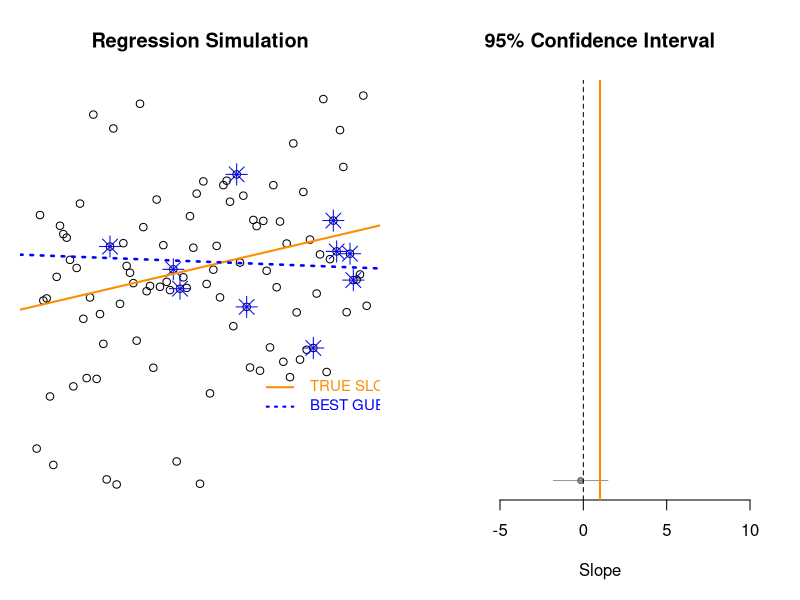
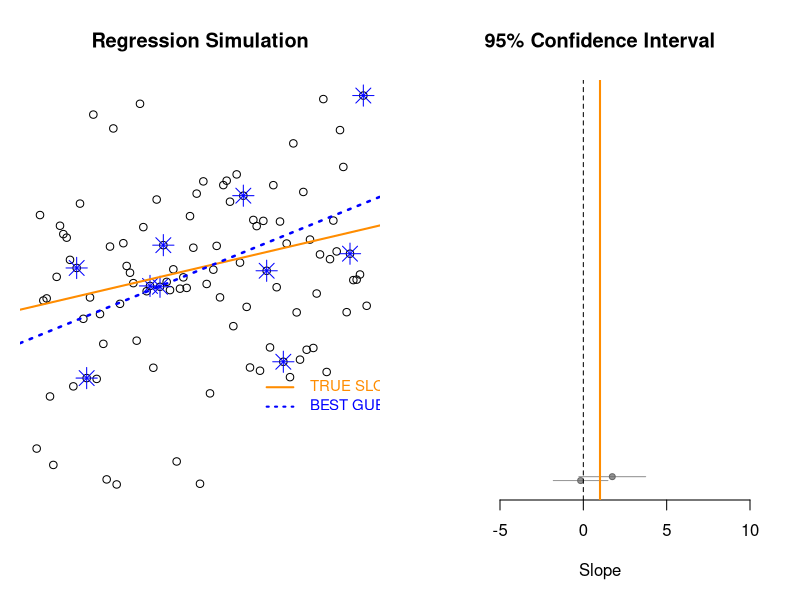
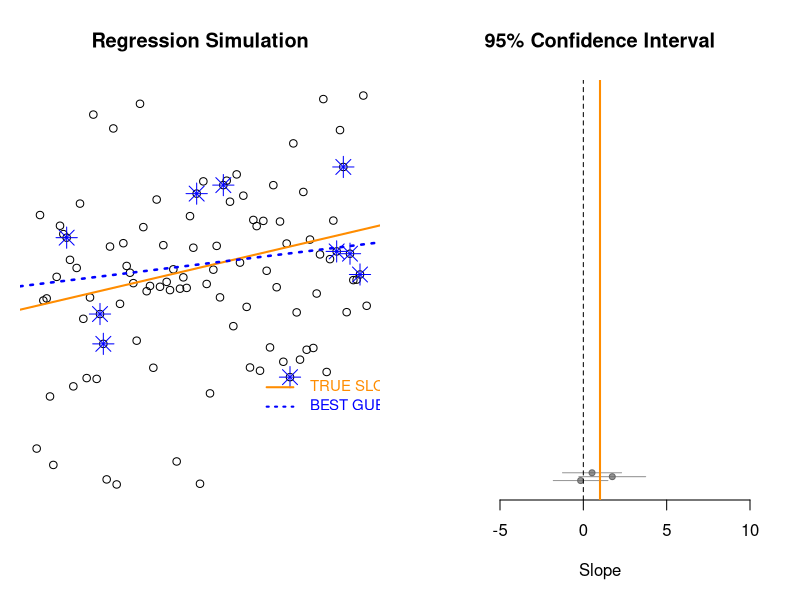
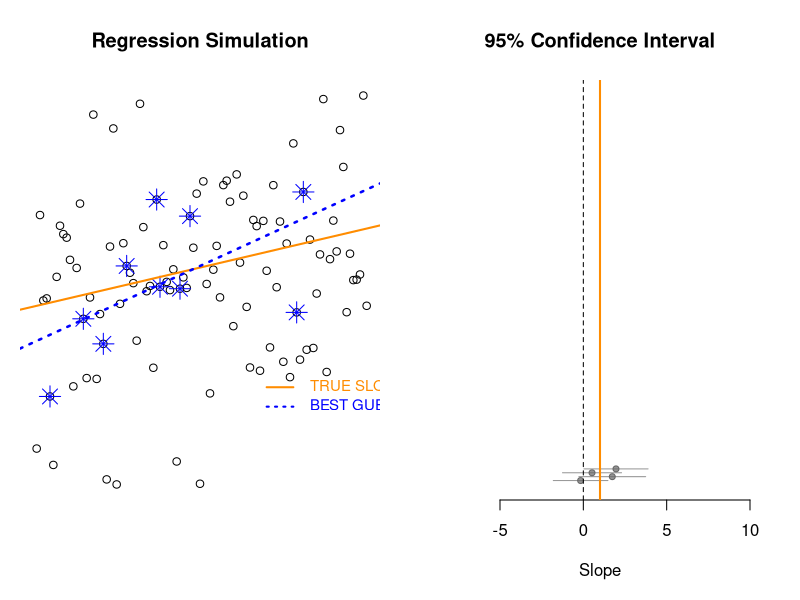
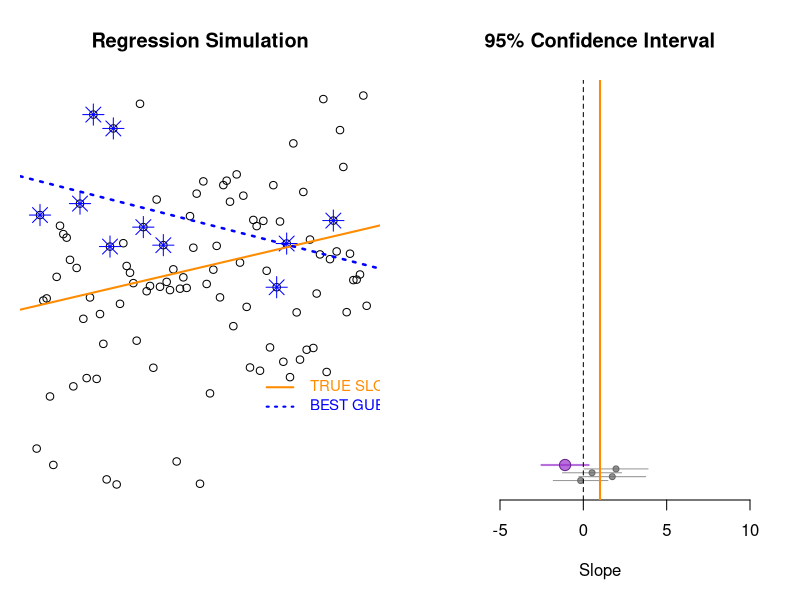
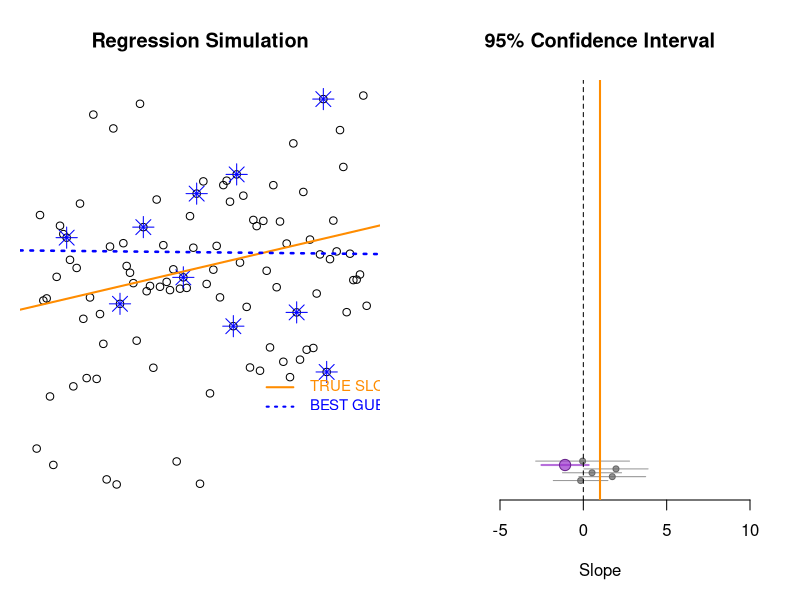
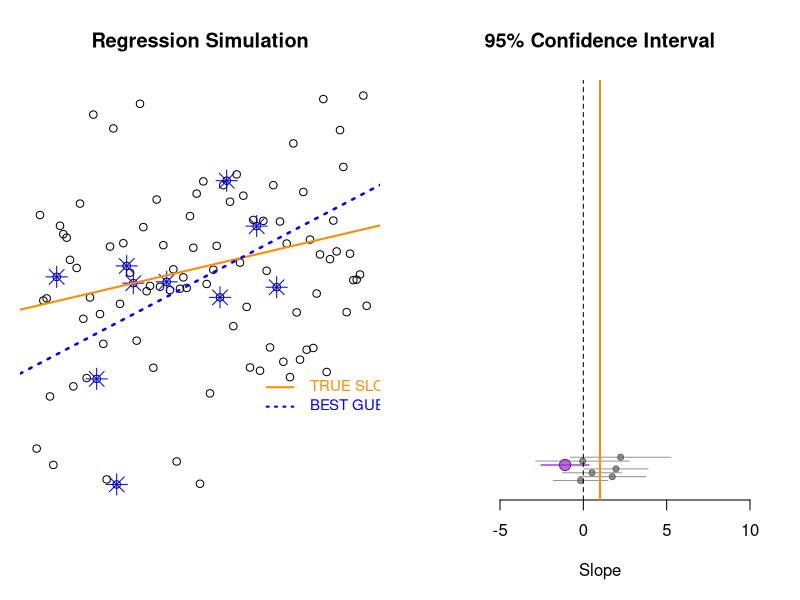
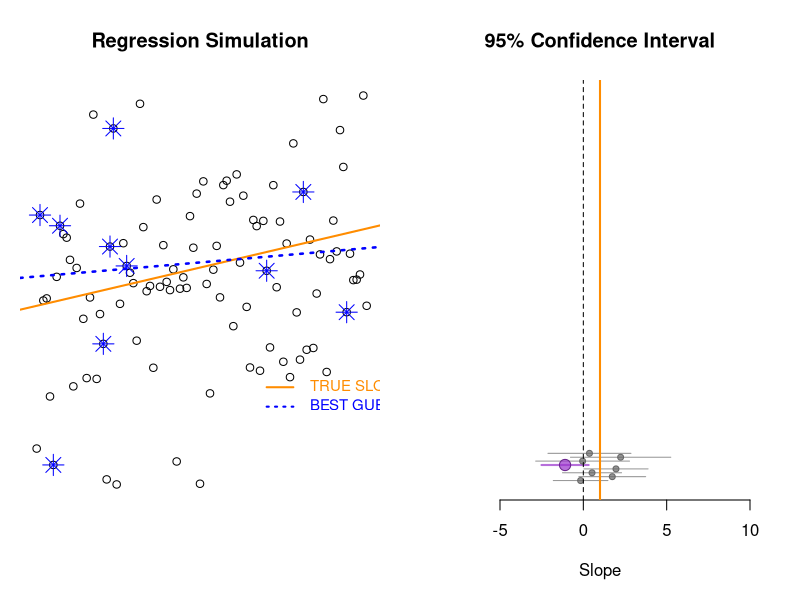

The R script that drew these images, in order:
sampDistOfSlope <- function( num.trials=1000, samp.size=10, slowSim=F )
{

    slopes1 <- NULL

    x <- 1:100 
    z <- 400 + x + rnorm(100, 0, 100)

    for( i in 1:num.trials )
    {

        samp.id <-sample( x, samp.size )

        x2 <- x[samp.id]

        z2 <- z[samp.id]

        r1 <- lm( z2 ~ x2 )     

        slopes1[i] <- r1$coefficients[2]

        par( mfrow=c(1,2) )

        if( slowSim==T ) { par(ask=TRUE) }   # HAVE TO CLICK ON GRAPH FOR NEXT ONE

        if( slowSim==F ) { par(ask=FALSE) }


        plot( x, z, xlim= c(0,100), ylim=c(200, 750 ), xaxt="n", bty="n", pch=19, col=gray(0.5,0.5),
              main="Repeated Samples", xlab="", ylab="Test Performance" )

            title( xlab="Class Size", line=2 )

        points( x2, z2, pch=8, cex=2, lwd=2, col="darkorange3" )

        abline( a=400, b=1 )

        abline( a= r1$coefficients[1], b= r1$coefficients[2], col="darkorange3", lwd=2 )

        hist( slopes1, col="darkorange3", border="lightgray",
                  xlim=c(-5, 6), ylim=c(0,num.trials/5), breaks=seq(-10,10,0.5), 
                  xlab="True Slope = 1", main="Sampling Distribution", yaxt="n", ylab="" )


    }

    return( slopes1 )


}


confIntervalOfSlope <- function( num.trials=100, samp.size=10, effect.size=1, slowSim=F )
{

	slopes <- NULL
	
	stan.error <- NULL
	
	ci.lower <- NULL
	
	ci.upper <- NULL

	x <- 1:100 
	z <- effect.size*x + rnorm(100, 0, 100)

      min.z <- min(z)
      max.z <- max(z)

      col.point.estimate <- rep( "gray40", num.trials )
      col.point.est.border <- rep( "gray40", num.trials )
      cex.point.estimate <- rep( 0.8, num.trials )
      col.ci <- rep( "gray40", num.trials )
      alpha.ci <- rep( 0.6, num.trials )
      lwd.ci <- rep( 1, num.trials )

      par( mar=c(5,1,4,1) )
	

	for( i in 1:num.trials )
	{

		samp.id <-sample( x, samp.size )
		
		x2 <- x[samp.id]
		
		z2 <- z[samp.id]
		
		r1 <- lm( z2 ~ x2 )		
		
		slopes[i] <- r1$coefficients[2]
		
		par( mfrow=c(1,2) )
		
		if( slowSim==T ) { par(ask=TRUE) }   # HAVE TO CLICK ON GRAPH FOR NEXT ONE
				
		if( slowSim==F ) { par(ask=FALSE) }
		
		
		
		
		plot( x, z, xlim= c(0,100), bty="n", yaxt="n", xaxt="n",
		      main="Regression Simulation", xlab="", ylab="" )

		points( x2, z2, pch=8, cex=2, col="blue" )

		abline( a=0, b=effect.size, col="darkorange", lwd=2 )

		abline( a= r1$coefficients[1], b= r1$coefficients[2], col="blue", lwd=2.5, lty=3 )


            text( 80, min.z + 0.25*(max.z-min.z), "TRUE SLOPE", col="darkorange", cex=0.9, pos=4 )
            segments( x0=70, x1=78, y0=min.z + 0.25*(max.z-min.z), col="darkorange", lwd=2 )

            text( 80, min.z + 0.20*(max.z-min.z), "BEST GUESS", col="blue", cex=0.9, pos=4 )
            segments( x0=70, x1=78, y0= min.z + 0.20*(max.z-min.z), col="blue", lty=3, lwd=2 )

	

		
		stan.error[i] <- sqrt( sum( r1$residuals^2 ) / samp.size-2 ) / sqrt( (samp.size-1)*var(x2) )
		
		ci.lower[i] <- slopes[i] + qt(0.025, samp.size )*stan.error[i]
		
		ci.upper[i] <- slopes[i] + qt(0.975, samp.size )*stan.error[i]
		
		
		plot( x=0, y=0, ylim=c(0,num.trials), xlim=c(effect.size-10, 
		      effect.size+10), col="white", xlab="Slope", ylab="Trial #",
		      main="95% Confidence Interval",
                  bty="n", yaxt="n" )


		
            falls.outside.ci <- ci.upper[i] < effect.size | ci.lower[i] > effect.size


            if( falls.outside.ci )
            { 
                col.point.estimate[i] <- "darkorchid" 
                col.point.est.border[i] <- "darkorchid4"
                col.ci[i] <- "darkorchid"
                alpha.ci[i] <- 0.9
                lwd.ci[i] <- 2
                cex.point.estimate[i] <- 1.5
            }

             segments( x0=ci.lower, y0=1:i, x1 = ci.upper, lwd=lwd.ci,
                       col=adjustcolor( col.ci, alpha.f = 0.7 )  )
             	
             points( slopes, 1:i, pch=21, cex=cex.point.estimate,
                     bg=adjustcolor( col.point.estimate , alpha.f = 0.7 ),
                     col=col.point.est.border )

             abline( v=effect.size, col="darkorange", lwd=2 )
             	
             abline( v=0, lty=2 )
                
	
	}
	
	return( )


}

confIntervalOfSlope( num.trials=100, samp.size=10, effect.size=1, slowSim=F )
